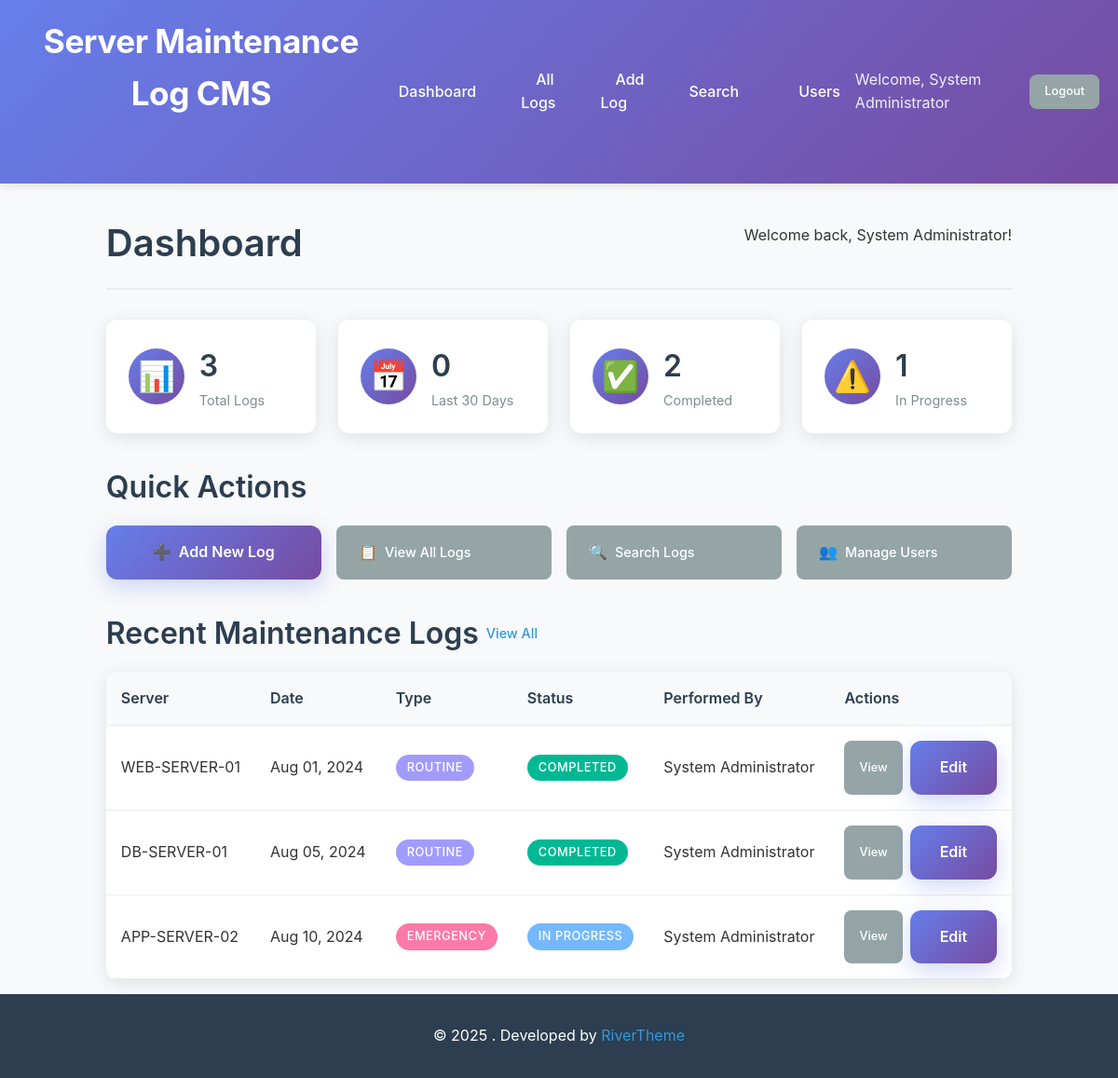
/dashboard.php (signed in), run on the app's committed database.
### tables this page shows
CREATE TABLE IF NOT EXISTS maintenance_logs (
    id INT AUTO_INCREMENT PRIMARY KEY,
    server_name VARCHAR(100) NOT NULL,
    maintenance_date DATE NOT NULL,
    start_time TIME,
    end_time TIME,
    description TEXT NOT NULL,
    maintenance_type ENUM('routine', 'emergency', 'upgrade', 'repair', 'security') NOT NULL,
    status ENUM('scheduled', 'in_progress', 'completed', 'failed', 'cancelled') DEFAULT 'scheduled',
    outcome TEXT,
    performed_by INT NOT NULL,
    created_at TIMESTAMP DEFAULT CURRENT_TIMESTAMP,
    updated_at TIMESTAMP DEFAULT CURRENT_TIMESTAMP ON UPDATE CURRENT_TIMESTAMP,
    FOREIGN KEY (performed_by) REFERENCES users(id) ON DELETE RESTRICT
);

CREATE TABLE IF NOT EXISTS users (
    id INT AUTO_INCREMENT PRIMARY KEY,
    username VARCHAR(50) UNIQUE NOT NULL,
    email VARCHAR(100) UNIQUE NOT NULL,
    password_hash VARCHAR(255) NOT NULL,
    full_name VARCHAR(100) NOT NULL,
    role ENUM('admin', 'staff') DEFAULT 'staff',
    created_at TIMESTAMP DEFAULT CURRENT_TIMESTAMP,
    updated_at TIMESTAMP DEFAULT CURRENT_TIMESTAMP ON UPDATE CURRENT_TIMESTAMP,
    is_active BOOLEAN DEFAULT TRUE
);

### config/database.php (called while the page is built, shortened)
<?php
class Database {
    private $host = DB_HOST;
    private $db_name = DB_NAME;
    private $username = DB_USER;
    private $password = DB_PASS;
    private $charset = DB_CHARSET;
    public function getConnection() {
        $this->pdo = null;
        try {
            $dsn = "mysql:host=" . $this->host . ";dbname=" . $this->db_name . ";charset=" . $this->charset;
            $options = [
                PDO::ATTR_ERRMODE => PDO::ERRMODE_EXCEPTION,
                PDO::ATTR_DEFAULT_FETCH_MODE => PDO::FETCH_ASSOC,
                PDO::ATTR_EMULATE_PREPARES => false,
            ];
            $this->pdo = new PDO($dsn, $this->username, $this->password, $options);
        } catch(PDOException $exception) {
            echo "Connection error: " . $exception->getMessage();
            die();
        }
        return $this->pdo;
    }
}
function getDB() {
    $database = new Database();
    return $database->getConnection();
}
?>

### includes/MaintenanceLog.php (called while the page is built, shortened)
<?php
require_once __DIR__ . '/../config/config.php';
class MaintenanceLog {
    private $db;
    public function __construct() {
        $this->db = getDB();
    }
    public function getAll($filters = [], $limit = null, $offset = 0, $orderBy = 'maintenance_date', $orderDir = 'DESC') {
        try {
            $sql = "SELECT ml.*, u.full_name as performed_by_name, u.username as performed_by_username
                    FROM maintenance_logs ml
                    LEFT JOIN users u ON ml.performed_by = u.id";
            $params = [];
            $sql .= " ORDER BY ml.$orderBy $orderDir";
            if ($limit) {
                $sql .= " LIMIT ? OFFSET ?";
                $params[] = $limit;
                $params[] = $offset;
            }
            $stmt = $this->db->prepare($sql);
            $stmt->execute($params);
            return $stmt->fetchAll();
        } catch (PDOException $e) {
            return [];
        }
    }
    public function getStatistics() {
        try {
            $stats = [];
            $sql = "SELECT COUNT(*) as total FROM maintenance_logs";
            $stmt = $this->db->prepare($sql);
            $stmt->execute();
            $stats['total_logs'] = $stmt->fetch()['total'];
            $sql = "SELECT status, COUNT(*) as count FROM maintenance_logs GROUP BY status";
            $stmt = $this->db->prepare($sql);
            $stmt->execute();
            $stats['by_status'] = $stmt->fetchAll();
            $sql = "SELECT maintenance_type, COUNT(*) as count FROM maintenance_logs GROUP BY maintenance_type";
            $stmt = $this->db->prepare($sql);
            $stmt->execute();
            $stats['by_type'] = $stmt->fetchAll();
            $sql = "SELECT COUNT(*) as count FROM maintenance_logs WHERE maintenance_date >= DATE_SUB(CURDATE(), INTERVAL 30 DAY)";
            $stmt = $this->db->prepare($sql);
            $stmt->execute();
            $stats['recent_logs'] = $stmt->fetch()['count'];
            return $stats;
        } catch (PDOException $e) {
            return [];
        }
    }
}
?>

### config/config.php (called while the page is built, shortened)
<?php
require_once 'database.php';
function isAdmin() {
    return isset($_SESSION['user_role']) && $_SESSION['user_role'] === 'admin';
}
function formatDate($date, $format = DISPLAY_DATE_FORMAT) {
    return date($format, strtotime($date));
}
?>

### dashboard.php (the view, shortened to what this page needs)
<?php
require_once 'config/config.php';
require_once 'includes/MaintenanceLog.php';
$maintenanceLog = new MaintenanceLog();
$stats = $maintenanceLog->getStatistics();
$recentLogs = $maintenanceLog->getAll([], 5, 0, 'created_at', 'DESC');
?>
<!DOCTYPE html>
<html lang="en">
<head>
    <link rel="stylesheet" href="assets/css/style.css">
</head>
<body>
    <?php include 'includes/header.php'; ?>
    <div class="container">
        <div class="page-header">
            <h1>Dashboard</h1>
            <p>Welcome back, <?php echo htmlspecialchars($_SESSION['user_name']); ?>!</p>
        </div>
        <div class="stats-grid">
            <div class="stat-card">
                <div class="stat-icon">📊</div>
                <div class="stat-content">
                    <h3><?php echo $stats['total_logs'] ?? 0; ?></h3>
                    <p>Total Logs</p>
                </div>
            </div>
            <div class="stat-card">
                <div class="stat-icon">📅</div>
                <div class="stat-content">
                    <h3><?php echo $stats['recent_logs'] ?? 0; ?></h3>
                    <p>Last 30 Days</p>
                </div>
            </div>
            <div class="stat-card">
                <div class="stat-icon">✅</div>
                <div class="stat-content">
                    <h3>
                        <?php
                        $completedCount = 0;
                        if (isset($stats['by_status'])) {
                            foreach ($stats['by_status'] as $status) {
                                if ($status['status'] === 'completed') {
                                    $completedCount = $status['count'];
                                    break;
                                }
                            }
                        }
                        echo $completedCount;
                        ?>
                    </h3>
                    <p>Completed</p>
                </div>
            </div>
            <div class="stat-card">
                <div class="stat-icon">⚠️</div>
                <div class="stat-content">
                    <h3>
                        <?php
                        $inProgressCount = 0;
                        if (isset($stats['by_status'])) {
                            foreach ($stats['by_status'] as $status) {
                                if ($status['status'] === 'in_progress') {
                                    $inProgressCount = $status['count'];
                                    break;
                                }
                            }
                        }
                        echo $inProgressCount;
                        ?>
                    </h3>
                    <p>In Progress</p>
                </div>
            </div>
        </div>
        <div class="quick-actions">
            <h2>Quick Actions</h2>
            <div class="action-buttons">
                <a href="add_log.php" class="btn btn-primary">
                    <span class="btn-icon">➕</span>
                    Add New Log
                </a>
                <a href="logs.php" class="btn btn-secondary">
                    <span class="btn-icon">📋</span>
                    View All Logs
                </a>
                <a href="search.php" class="btn btn-secondary">
                    <span class="btn-icon">🔍</span>
                    Search Logs
                </a>
                <?php if (isAdmin()): ?>
                <a href="users.php" class="btn btn-secondary">
                    <span class="btn-icon">👥</span>
                    Manage Users
                </a>
                <?php endif; ?>
            </div>
        </div>
        <div class="recent-logs">
            <div class="section-header">
                <h2>Recent Maintenance Logs</h2>
                <a href="logs.php" class="btn btn-link">View All</a>
            </div>
            <?php if (empty($recentLogs)): ?>
                <div class="empty-state">
                    <p>No maintenance logs found. <a href="add_log.php">Create your first log</a></p>
                </div>
            <?php else: ?>
                <div class="table-responsive">
                    <table class="table">
                        <thead>
                            <tr>
                                <th>Server</th>
                                <th>Date</th>
                                <th>Type</th>
                                <th>Status</th>
                                <th>Performed By</th>
                                <th>Actions</th>
                            </tr>
                        </thead>
                        <tbody>
                            <?php foreach ($recentLogs as $log): ?>
                            <tr>
                                <td><?php echo htmlspecialchars($log['server_name']); ?></td>
                                <td><?php echo formatDate($log['maintenance_date']); ?></td>
                                <td>
                                    <span class="badge badge-type-<?php echo $log['maintenance_type']; ?>">
                                        <?php echo ucfirst($log['maintenance_type']); ?>
                                    </span>
                                </td>
                                <td>
                                    <span class="badge badge-status-<?php echo $log['status']; ?>">
                                        <?php echo ucfirst(str_replace('_', ' ', $log['status'])); ?>
                                    </span>
                                </td>
                                <td><?php echo htmlspecialchars($log['performed_by_name']); ?></td>
                                <td>
                                    <div class="action-buttons">
                                        <a href="view_log.php?id=<?php echo $log['id']; ?>" class="btn btn-sm btn-secondary">View</a>
                                        <a href="edit_log.php?id=<?php echo $log['id']; ?>" class="btn btn-sm btn-primary">Edit</a>
                                    </div>
                                </td>
                            </tr>
                            <?php endforeach; ?>
                        </tbody>
                    </table>
                </div>
            <?php endif; ?>
        </div>
    </div>
    <?php include 'includes/footer.php'; ?>
</body>
</html>

### data on the page
maintenance_logs: server_name "WEB-SERVER-01", maintenance_date "Aug 01, 2024", maintenance_type "ROUTINE", status "COMPLETED", performed_by.full_name "System Administrator"
maintenance_logs: server_name "DB-SERVER-01", maintenance_date "Aug 05, 2024", maintenance_type "ROUTINE", status "COMPLETED", performed_by.full_name "System Administrator"
maintenance_logs: server_name "APP-SERVER-02", maintenance_date "Aug 10, 2024", maintenance_type "EMERGENCY", status "IN PROGRESS", performed_by.full_name "System Administrator"

### other printed values
APP_NAME "Server Maintenance Log CMS"
$_SESSION['user_name'] "System Administrator"
$stats['total_logs'] "3"
$stats['recent_logs'] "0"
$completedCount "2"
$inProgressCount "1"
